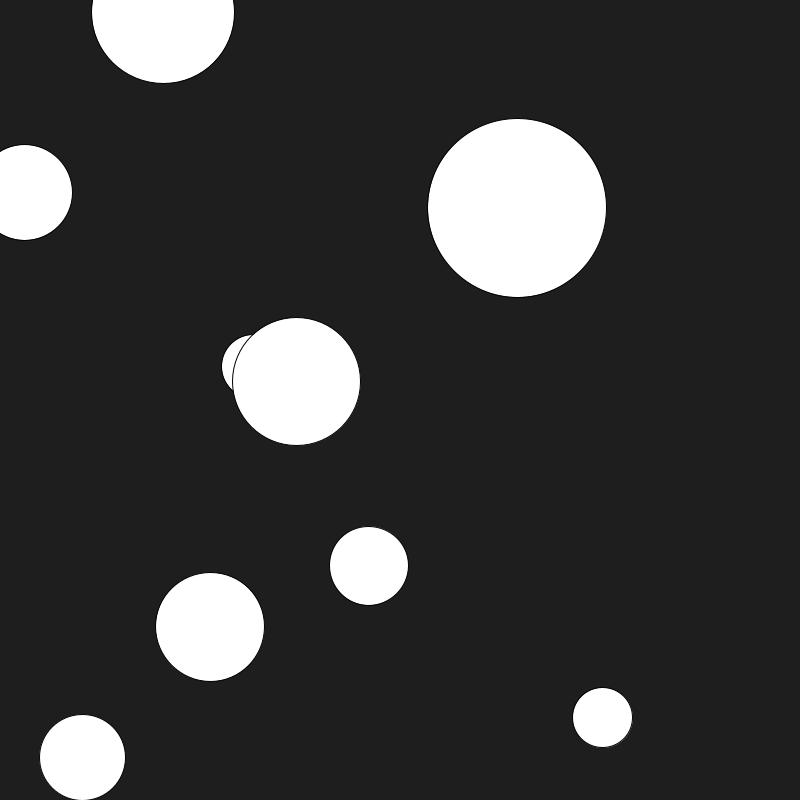
Frame 1 (no input)
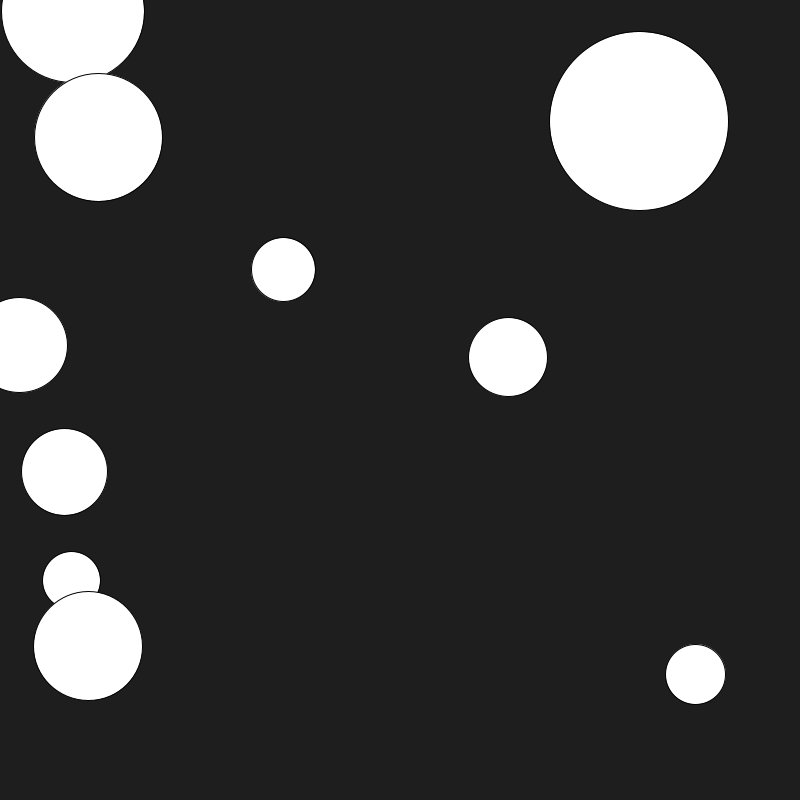
Frame 60 (the mouse pressed at the canvas centre just before this capture)
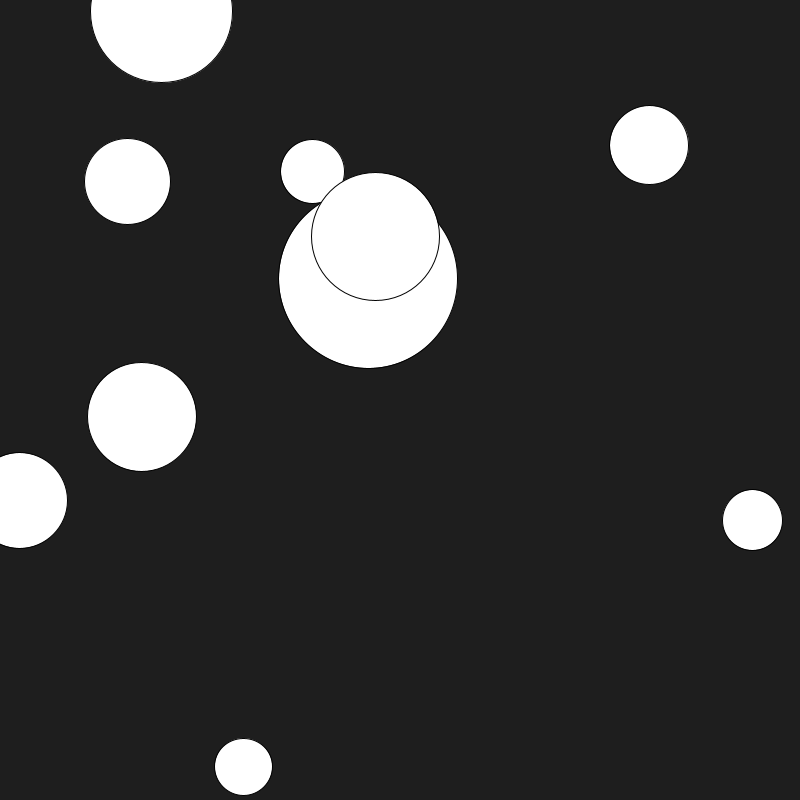
Frame 120 (the mouse held since frame 60 and released just before this capture)

The Processing sketch that drew these frames (run headless with seeded random() and noise(); from frame 60 on, the mouse is pressed at the canvas centre):

// Processing sketch: w07_02_drawingObjects
// ── w07_02_drawingObjects.pde
// Code_1_FA18
// Week 7
// Bryan Ma

// this sketch creates 10 instances of a ball class. 
// it does this in the setup() function in a loop instead of 
//  doing it based on mouse presses as we did in class.

// review this approach, then create your own class that draws
//  a different visual to the screen with its own behavior. 
//  it could be abstract or more explicit. think about how to 
//  parameterize your object's constructor. once you've created 
//  a class like this, create a number of instances of your 
//  class on the canvas by any means you prefer.

ArrayList<Ball> balls = new ArrayList<Ball>();

void setup() {
  size(800, 800);
  
  for (int i = 0; i < 10; i++) {
    balls.add(new Ball(random(width), random(height)));
  }
}

void draw() {
  background(30);
  for (int i = 0; i < balls.size(); i++) {
    Ball ball = balls.get(i);
    ball.display();
    ball.update();
  }
}

class Ball {
  // what does it have and do? 
  // create the variables
  // position x,y
  // velocity x,y
  float posX;
  float posY;
  float velX;
  float velY;
  float size;

  // create the constructor
  Ball(float posX, float posY) {
    this.posX = posX;
    this.posY = posY;
    this.velX = random(-5, 5);
    this.velY = random(-5, 5);
    this.size = random(50, 200);
  }

  // draw to the screen
  void display() {
    ellipse(this.posX, this.posY, size, size);
  }

  // update its position and velocity.
  void update() {
    this.posX += this.velX;
    this.posY += this.velY;

    // check if it goes off
    if (this.posX > width-this.size/2 || this.posX < this.size/2) {
      this.velX *= -1;
    }
    if (this.posY > height-this.size/2 || this.posY < this.size/2) {
      this.velY *= -1;
    }
  }
}
